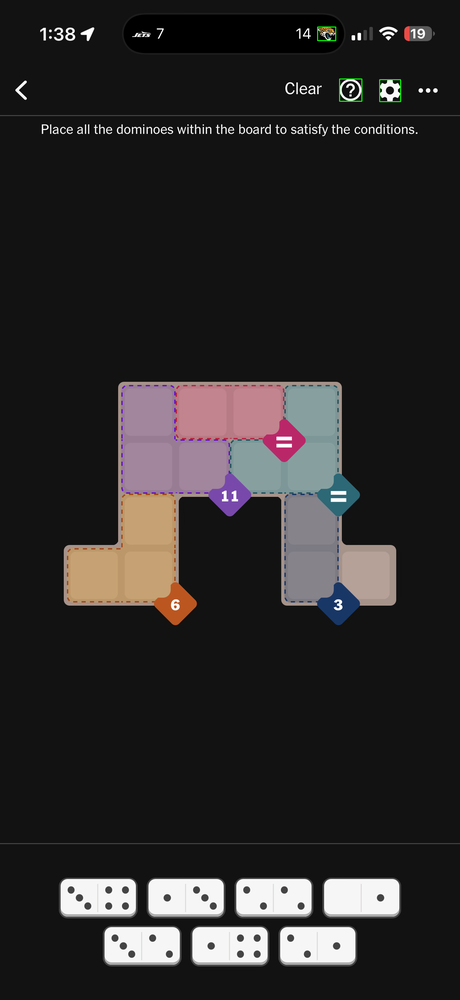
#> input picture debug_cells.png, 460 x 1000 px, shrunk from 1320 x 2868 before the run
$ python extract_board_cells_gridlines.py debug_cells.png
#> lines starting #> are read from the running program, lines starting #| are printed output that depends on the picture; after the words box and inside, x2 and y2 are one past the last pixel; in counts of white or black regions, pixels touching at a corner belong together
import cv2
import numpy as np
from pathlib import Path

# ---------- helpers ----------

def largest_cc_bbox(mask: np.ndarray):
    """Return bbox (x,y,w,h) of largest connected component in a binary mask."""
    mask_u8 = (mask.astype(np.uint8) * 255)
    n, labels, stats, _ = cv2.connectedComponentsWithStats(mask_u8, connectivity=8)
    if n <= 1:
        return None
    # skip background idx 0
    areas = stats[1:, cv2.CC_STAT_AREA]
    i = 1 + int(np.argmax(areas))
    x, y, w, h, _ = stats[i]
    return (x, y, w, h)

def find_peaks_1d(v, min_dist=30, rel_thresh=0.35):
    """
    Simple peak finder:
      - smooth
      - take local maxima above rel_thresh * max
      - enforce min_dist by greedy selection
    Returns sorted peak indices.
    """
    v = v.astype(np.float32)
    if v.size < 5:
        return np.array([], dtype=int)

    # smooth with 1D gaussian (implemented as 2D blur)
    v2 = cv2.GaussianBlur(v.reshape(1, -1), (1, 0), sigmaX=0, sigmaY=0)  # no-op safe
    v2 = cv2.GaussianBlur(v.reshape(1, -1), (1, 21), sigmaX=0, sigmaY=0).ravel()

    mx = float(v2.max())
    if mx <= 0:
        return np.array([], dtype=int)
    thr = mx * rel_thresh

    # local maxima
    cand = np.where((v2 > thr) &
                    (v2 >= np.roll(v2, 1)) &
                    (v2 >= np.roll(v2, -1)))[0]
    if cand.size == 0:
        return np.array([], dtype=int)

    # greedy enforce min_dist (keep strongest first)
    strengths = v2[cand]
    order = cand[np.argsort(-strengths)]
    kept = []
    for idx in order:
        if all(abs(idx - k) >= min_dist for k in kept):
            kept.append(int(idx))
    return np.array(sorted(kept), dtype=int)

def dedupe_nearby(peaks, eps=8):
    """Merge peaks that are very close by snapping to their mean."""
    if len(peaks) == 0:
        return peaks
    peaks = np.array(sorted(peaks))
    groups = [[int(peaks[0])]]
    for p in peaks[1:]:
        if abs(int(p) - groups[-1][-1]) <= eps:
            groups[-1].append(int(p))
        else:
            groups.append([int(p)])
    merged = [int(round(np.mean(g))) for g in groups]
    return np.array(sorted(merged), dtype=int)

# ---------- main pipeline ----------

def extract_cells_from_screenshot(
    img_path: str,
    out_dir: str = "debug_gridlines",
    force_roi=None,          # (x,y,w,h) in full image coords if you want to override autodetect
    lower_half_only=True,
):
#> called with img_path = 'debug_cells.png', out_dir = 'debug_gridlines', lower_half_only = True
    out = Path(out_dir)
    out.mkdir(parents=True, exist_ok=True)

    img_bgr = cv2.imread(img_path, cv2.IMREAD_COLOR)
#> img_bgr is the input picture: shape (1000, 460, 3); mean B, G, R 40.6, 40.6, 42.9
    if img_bgr is None:
        raise FileNotFoundError(f"Could not read: {img_path}")

    H, W = img_bgr.shape[:2]
#> H = 1000; W = 460
    img_rgb = cv2.cvtColor(img_bgr, cv2.COLOR_BGR2RGB)
    hsv = cv2.cvtColor(img_bgr, cv2.COLOR_BGR2HSV)
#> hsv: shape (1000, 460, 3); mean H, S, V 10.3, 8.1, 44
    sat = hsv[:, :, 1]
    val = hsv[:, :, 2]

    # ---- 1) find board ROI ----
    if force_roi is not None:
        x, y, w, h = force_roi
    else:
        y_start = H // 2 if lower_half_only else 0
#> y_start = 500
        # saturation mask: board colors pop vs dark bg
        sat_mask = (sat > 35) & (val > 35)
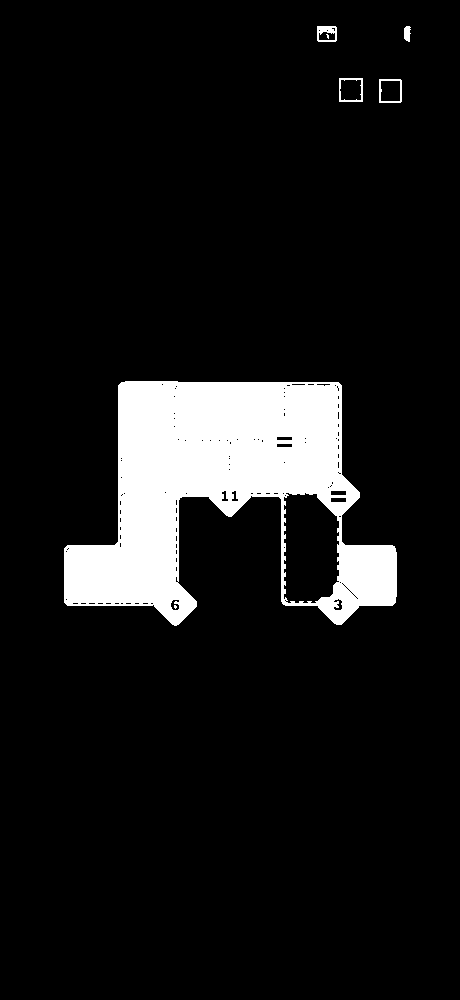
#> sat_mask: shape (1000, 460) bool; 9.3% white; 7 white regions (2 under 20 px), largest, box (x1, y1, x2, y2) and area: (64, 381, 397, 626) 41921, (317, 26, 337, 42) 199, (339, 78, 363, 102) 180, (379, 79, 402, 103) 173, (404, 26, 411, 42) 89
        sat_mask[:y_start, :] = False
#> sat_mask: shape (1000, 460) bool; 3.5% white; 4 white regions (1 under 20 px), largest, box (x1, y1, x2, y2) and area: (64, 500, 197, 626) 10295, (281, 500, 397, 625) 5247, (211, 500, 248, 517) 344

        # clean up a bit
        m = sat_mask.astype(np.uint8) * 255
        m = cv2.medianBlur(m, 5)
#> m: shape (1000, 460); 3.5% white; 3 white regions, box (x1, y1, x2, y2) and area: (64, 500, 197, 626) 10319, (281, 500, 397, 625) 5285, (213, 500, 246, 517) 335
        m = cv2.morphologyEx(m, cv2.MORPH_CLOSE, np.ones((15, 15), np.uint8))
#> m: shape (1000, 460); 3.5% white; 3 white regions, box (x1, y1, x2, y2) and area: (64, 500, 197, 626) 10455, (281, 500, 397, 625) 5484, (213, 500, 246, 517) 347

        bbox = largest_cc_bbox(m > 0)
#> in largest_cc_bbox, `n, labels, stats, _ = cv2.connectedComponentsWithStats(mask_u8, connec..`:
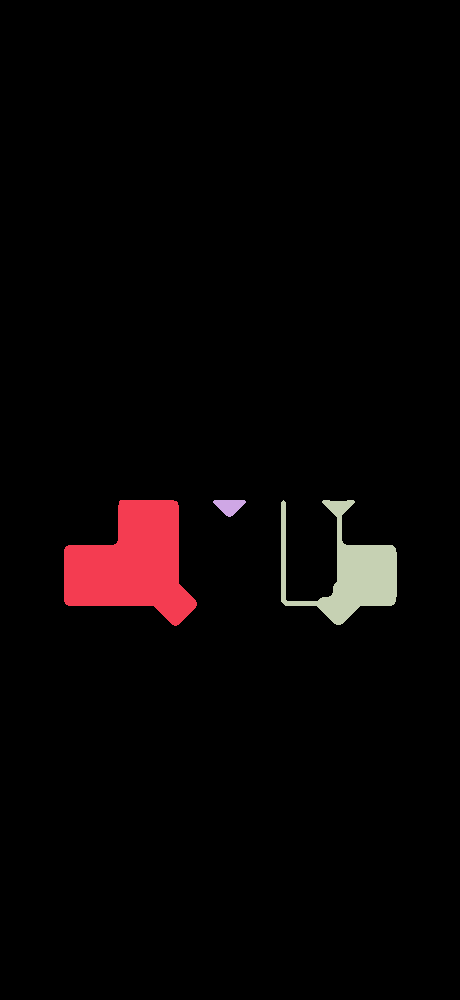
#> labels: shape (1000, 460) int32; 4 distinct labels, from 0 to 3; one colour per label, 0 black
#> in largest_cc_bbox, `n, labels, stats, _ = cv2.connectedComponentsWithStats(mask_u8, connec..`: n = 4; stats = [[0, 0, 460, 1000, 443714], [64, 500, 133, 126, 10455], [213, 500, 33, 17, 347], [281, 500, 116, 125, 5484]]
#> in largest_cc_bbox, `areas = stats[1:, cv2.CC_STAT_AREA]`: areas = [10455, 347, 5484]
#> in largest_cc_bbox, `i = 1 + int(np.argmax(areas))`: i = 1
#> in largest_cc_bbox, `x, y, w, h, _ = stats[i]`: x = 64; y = 500; w = 133; h = 126
#> bbox = (64, 500, 133, 126)
        if bbox is None:
            raise RuntimeError("ROI autodetect failed (no connected component). Try force_roi.")
        x, y, w, h = bbox
#> x = 64; y = 500; w = 133; h = 126

        # pad ROI
        pad = 20
        x = max(0, x - pad)
#> x = 44
        y = max(0, y - pad)
#> y = 480
        w = min(W - x, w + 2 * pad)
#> w = 173
        h = min(H - y, h + 2 * pad)
#> h = 166

    roi = img_bgr[y:y+h, x:x+w].copy()
    cv2.imwrite(str(out / "01_roi.png"), roi)

    # ---- 2) edges + projections to get grid lines ----
    roi_gray = cv2.cvtColor(roi, cv2.COLOR_BGR2GRAY)

    # a little blur helps dashed borders turn into “line energy”
    roi_blur = cv2.GaussianBlur(roi_gray, (5, 5), 0)
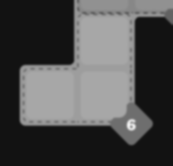
#> roi_blur: shape (166, 173); min 18, max 236, mean 76.6
    edges = cv2.Canny(roi_blur, 40, 140)
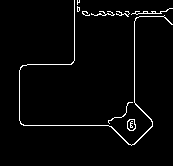
#> edges: shape (166, 173); 2.8% white in thin lines or dots, all inside (x1, y1, x2, y2) = (19, 0, 173, 146)
    cv2.imwrite(str(out / "02_edges.png"), edges)

    # projections (sum of edge pixels per column/row)
    proj_x = edges.sum(axis=0).astype(np.float32)
#> proj_x = 173 values, max 23715 at index 134, min 0 at index 0, mean 1174.8
    proj_y = edges.sum(axis=1).astype(np.float32)
#> proj_y = 166 values, max 23205 at index 125, min 0 at index 146, mean 1224.3

    # peaks = likely grid boundaries
    px = find_peaks_1d(proj_x, min_dist=40, rel_thresh=0.30)
#> in find_peaks_1d, `v = v.astype(np.float32)`: v has the same summary as proj_x in extract_cells_from_screenshot
#> in find_peaks_1d, `v2 = cv2.GaussianBlur(v.reshape(1, -1), (1, 21), sigmaX=0, sigmaY=0).r..`: v2 has the same summary as proj_x in extract_cells_from_screenshot
#> in find_peaks_1d, `mx = float(v2.max())`: mx = 23715
#> in find_peaks_1d, `thr = mx * rel_thresh`: thr = 7114.5
#> in find_peaks_1d, `cand = np.where((v2 > thr) & (v2 >= np.roll(v2, 1)) & (v2 >= np.roll(v..`: cand = [19, 74, 134]
#> in find_peaks_1d, `strengths = v2[cand]`: strengths = [13005, 15810, 23715]
#> in find_peaks_1d, `order = cand[np.argsort(-strengths)]`: order = [134, 74, 19]
#> the loop in find_peaks_1d, `for idx in order:` made 3 passes
#> idx on passes 1 to 3: 134, 74, 19
#> px = [19, 74, 134]
    py = find_peaks_1d(proj_y, min_dist=40, rel_thresh=0.30)
#> the loop in find_peaks_1d (call 2), `for idx in order:` made 5 passes
#> idx on passes 1 to 5: 125, 11, 64, 13, 16
#> py = [11, 64, 125]

    px = dedupe_nearby(px, eps=10)
#> in dedupe_nearby, `peaks = np.array(sorted(peaks))`: peaks = [19, 74, 134]
#> in dedupe_nearby, `groups = [[int(peaks[0])]]`: groups = [[19]]
#> the loop in dedupe_nearby, `for p in peaks[1:]:` made 2 passes
#> after the loop in dedupe_nearby, `for p in peaks[1:]:`: groups = [[19], [74], [134]]
#> in dedupe_nearby, `merged = [int(round(np.mean(g))) for g in groups]`: merged = [19, 74, 134]
    py = dedupe_nearby(py, eps=10)
#> the loop in dedupe_nearby (call 2), `for p in peaks[1:]:` made 2 passes

    # If you’re seeing too few lines, loosen thresholds:
    if len(px) < 5 or len(py) < 4:
        px = dedupe_nearby(find_peaks_1d(proj_x, min_dist=30, rel_thresh=0.22), eps=10)
        py = dedupe_nearby(find_peaks_1d(proj_y, min_dist=30, rel_thresh=0.22), eps=10)

    # draw lines for debug
    dbg = roi.copy()
    for p in px:
        cv2.line(dbg, (int(p), 0), (int(p), h-1), (0, 255, 0), 2)
#> this loop made 3 passes
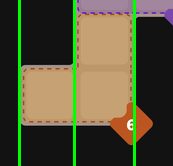
#> dbg: shape (166, 173, 3); mean B, G, R 55.3, 82.3, 85.5
    for p in py:
        cv2.line(dbg, (0, int(p)), (w-1, int(p)), (0, 255, 0), 2)
#> this loop made 3 passes
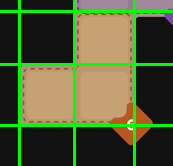
#> dbg: shape (166, 173, 3); 5.14% of pixels changed, all inside (x1, y1, x2, y2) = (0, 10, 173, 127)
    cv2.imwrite(str(out / "03_grid_lines.png"), dbg)

    if len(px) < 2 or len(py) < 2:
        raise RuntimeError(f"Not enough grid lines found. px={len(px)}, py={len(py)}. Try force_roi or tweak thresholds.")

    # ---- 3) build candidate rectangles between adjacent lines ----
    # Ensure we include ROI borders as “lines” if needed
    px2 = np.unique(np.clip(np.concatenate(([0], px, [w-1])), 0, w-1))
#> px2 = [0, 19, 74, 134, 172]
    py2 = np.unique(np.clip(np.concatenate(([0], py, [h-1])), 0, h-1))
#> py2 = [0, 11, 64, 125, 165]

    px2.sort()
    py2.sort()

    # ---- 4) filter candidates by interior brightness (real cells are lighter than background hole) ----
    roi_hsv = cv2.cvtColor(roi, cv2.COLOR_BGR2HSV)
#> roi_hsv: shape (166, 173, 3); mean H, S, V 14.9, 46.5, 90.7
    roi_val = roi_hsv[:, :, 2]
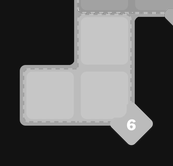
#> roi_val: shape (166, 173); min 7, max 255, mean 90.7

    cells = []
    vis = roi.copy()

    for yi in range(len(py2)-1):
        for xi in range(len(px2)-1):
            x0, x1 = int(px2[xi]), int(px2[xi+1])
            y0, y1 = int(py2[yi]), int(py2[yi+1])

            bw = x1 - x0
            bh = y1 - y0
            if bw < 40 or bh < 40:
                continue

            # sample central area (avoid dashed borders)
            pad = int(min(bw, bh) * 0.18)
            cx0, cx1 = x0 + pad, x1 - pad
            cy0, cy1 = y0 + pad, y1 - pad
            if cx1 <= cx0 or cy1 <= cy0:
                continue

            patch_v = roi_val[cy0:cy1, cx0:cx1]
            mean_v = float(patch_v.mean())
            std_v = float(patch_v.std())

            # heuristic: real “cell squares” are brighter AND have some texture/variance
            if mean_v > 55 and std_v > 6:
                # keep in full screenshot coords
                full = (x + x0, y + y0, bw, bh)
                cells.append(full)
                cv2.rectangle(vis, (x0, y0), (x1, y1), (0, 255, 0), 2)
#> this loop made 4 passes
#> after the loop, cells = []

    cv2.imwrite(str(out / "04_cells.png"), vis)

    # write cells
    with open("cells.txt", "w", encoding="utf-8") as f:
        for (fx, fy, fw, fh) in cells:
            f.write(f"{fx},{fy},{fw},{fh}\n")
#> this loop made 0 passes

    print(f"ROI: x={x}, y={y}, w={w}, h={h}")
#| ROI: x=44, y=480, w=173, h=166
    print(f"Grid lines: px={len(px)} py={len(py)} | candidates kept: {len(cells)}")
#| Grid lines: px=3 py=3 | candidates kept: 0
    print(f"Saved debug to: {out.resolve()}")
    print("Wrote cells.txt (x,y,w,h in full screenshot coords)")

if __name__ == "__main__":
    import argparse
    ap = argparse.ArgumentParser()
    ap.add_argument("image", help="Full screenshot image path")
    ap.add_argument("--out", default="debug_gridlines")
    ap.add_argument("--roi", default=None, help="Force ROI as x,y,w,h (full image coords)")
    args = ap.parse_args()

    roi = None
    if args.roi:
        parts = [int(p.strip()) for p in args.roi.split(",")]
        if len(parts) != 4:
            raise ValueError("--roi must be x,y,w,h")
        roi = tuple(parts)

    extract_cells_from_screenshot(args.image, out_dir=args.out, force_roi=roi)
